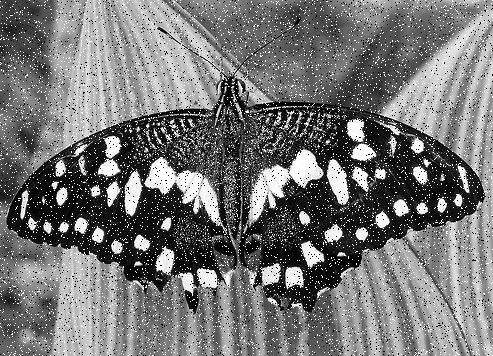
#> input picture weekly_exercises/data/butterfly_noisy.jpg, 493 x 356 px
$ jupyter execute week2.ipynb
#> lines starting #> are read from the running program, lines starting #| are printed output that depends on the picture
4. Image enhancement - filtering

[cell 1]
import cv2
import numpy as np
import os
from matplotlib import pyplot as plt

dataDir = './data'

[cell 2]
# 4 a)
# Read the noisy image
noisy_img = cv2.imread(os.path.join(dataDir, 'butterfly_noisy.jpg'))
#> noisy_img is the input picture: shape (356, 493, 3); min 0, max 255, mean 117.5

MAX_KERNEL_LENGTH = 9

# Apply a mean filter
for i in range(1, MAX_KERNEL_LENGTH, 2):
    mean_filtered_img = cv2.blur(noisy_img, (i, i))

    # Show the resulting image
    cv2.imshow("Mean filtered image " + str(i), mean_filtered_img)

cv2.waitKey(0)
cv2.destroyAllWindows()

[cell 3]
# 4 b)

MAX_KERNEL_LENGTH = 9

# For different kernel lengths
for i in range(1, MAX_KERNEL_LENGTH, 2):
    # Apply a gaussian filter
    gaussian_filtered_img = cv2.GaussianBlur(noisy_img, (5, 5), 0)

    # Show the resulting image
    cv2.imshow("Gaussian filtered image " + str(i), gaussian_filtered_img)

cv2.waitKey(0)
cv2.destroyAllWindows()

[cell 4]
# 4 c)

MAX_KERNEL_LENGTH = 9

# For different kernel lengths
for i in range(1, MAX_KERNEL_LENGTH, 2):
    # Apply a median filter
    median_filtered_img = cv2.medianBlur(noisy_img, i)

    # Show the resulting image
    cv2.imshow("Median filtered image " + str(i), median_filtered_img)

cv2.waitKey(0)
cv2.destroyAllWindows()

[cell 5]
# 4 d)
MAX_KERNEL_LENGTH = 9

# For different kernel lengths
for i in range(1, MAX_KERNEL_LENGTH, 2):
    # Apply a bilateral filter
    bilateral_filtered_img = cv2.bilateralFilter(noisy_img, i, i*2, i/2)

    # Show the resulting image
    cv2.imshow("Bilateral filtered image " + str(i), bilateral_filtered_img)

cv2.waitKey(0)
cv2.destroyAllWindows()

[cell 6]
# 4 e)
import os
from matplotlib import pyplot as plt
from scipy import ndimage

# Read image
img = cv2.imread(os.path.join(dataDir,'butterfly_noisy.jpg'))
# Convert to grayscale if needed
img = cv2.cvtColor(img, cv2.COLOR_BGR2GRAY)
# Smooth using OpenCVGaussianBlur()
gaussianBlurred = cv2.GaussianBlur(img, (3 ,3 ), 0 )
# Smooth using convolution operation coded below
kernel_3x3 = (1 /16)* np.array([[1 , 2 , 1 ],[2 , 4 , 2 ],[1 , 2 , 1 ]])
print(kernel_3x3)
myConvolutionResult = ndimage.convolve(img, kernel_3x3)
# Show res ults
cv2.imshow("Original" , img)
cv2.imshow("OpenCV Gaussian Blur" , gaussianBlurred)
cv2.imshow("My 3x3 convolution w/Gaussian mask" , myConvolutionResult)
cv2.waitKey(0)
cv2.destroyAllWindows()

5. Image enhancement - Histogram equalization

[cell 7]
# 5 a)
# Take a low contrast grayscale image and plot its histogram
img = cv2.imread(os.path.join(dataDir, 'images/lowContrast_01.jpg'))
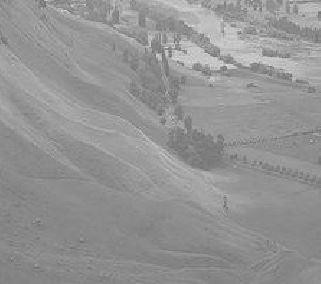
#> input picture weekly_exercises/data/images/lowContrast_01.jpg, 321 x 284 px
#> img is the input picture: shape (284, 321, 3); min 104, max 229, mean 147.7

# Convert to grayscale
gray_img = cv2.cvtColor(img, cv2.COLOR_BGR2GRAY)

# Plot the histogram
plt.hist(gray_img.ravel(), 256, [0, 256])
#> figure, not shown here; tallest bar 3756 high, from x = 138 to 139

[cell 8]
# 5 b)
# Enhance the image contranst using
#  b1) Histogram equalization
#  b2) CLAHE (Contrast Limited Adaptive Histogram Equalization)

# Histogram equalization
equalized_img = cv2.equalizeHist(gray_img)
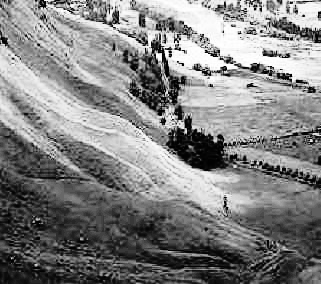
#> equalized_img: shape (284, 321); min 0, max 255, mean 130.5

# Plot the histogram
plt.hist(equalized_img.ravel(), 256, [0, 256])
#> figure, not shown here; tallest bar 3756 high, from x = 76 to 77

[cell 9]
# b2) CLAHE (Contrast Limited Adaptive Histogram Equalization)
clahe = cv2.createCLAHE(clipLimit=2.0, tileGridSize=(8, 8))
clahe_img = clahe.apply(gray_img)
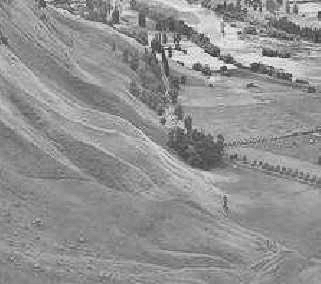
#> clahe_img: shape (284, 321); min 47, max 244, mean 145.5

# Plot the histogram
plt.hist(clahe_img.ravel(), 256, [0, 256])

[cell 10]
# 5 c) Repeat the previous operations on a color image

# Read colored image, convert to grayscale and plot the histogram
img = cv2.imread(os.path.join(dataDir, 'images/butterfly.jpg'))
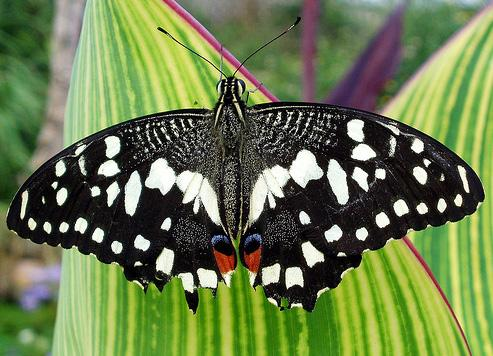
#> input picture weekly_exercises/data/images/butterfly.jpg, 493 x 356 px
#> img is the input picture: shape (356, 493, 3); mean B, G, R 77.2, 123.6, 107

# Convert to grayscale
gray_img = cv2.cvtColor(img, cv2.COLOR_BGR2GRAY)
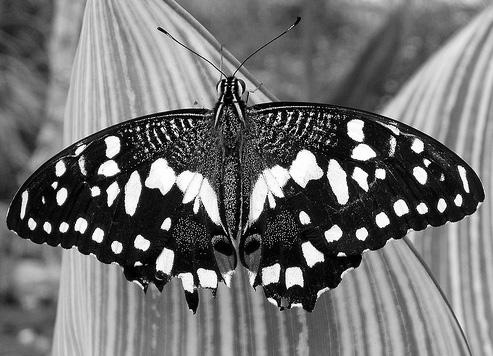
#> gray_img: shape (356, 493); min 0, max 255, mean 113.3

# Plot the histogram
plt.hist(gray_img.ravel(), 256, [0, 256])
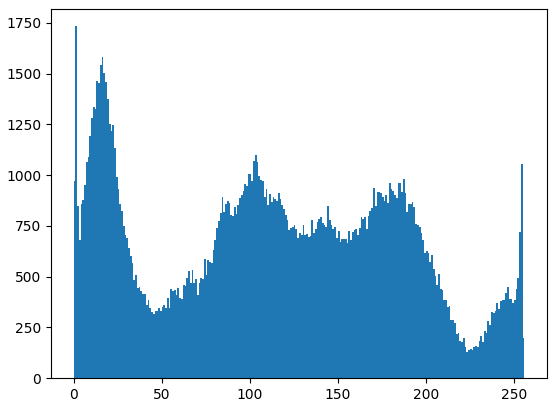
#> figure drawn by matplotlib, 1 panel; tallest bar 1734 high, from x = 1 to 2

[cell 11]
# Enhance the image contranst using
#  b1) Histogram equalization
#  b2) CLAHE (Contrast Limited Adaptive Histogram Equalization)

# Histogram equalization
equalized_img = cv2.equalizeHist(gray_img)
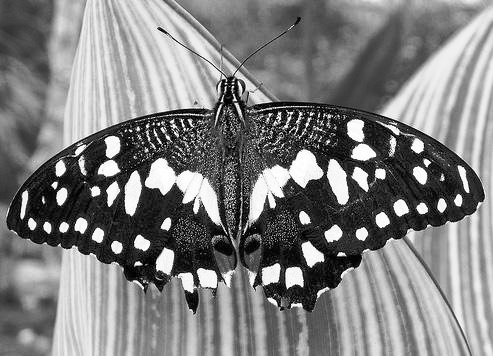
#> equalized_img: shape (356, 493); min 0, max 255, mean 127.4

# Plot the histogram
plt.hist(equalized_img.ravel(), 256, [0, 256])
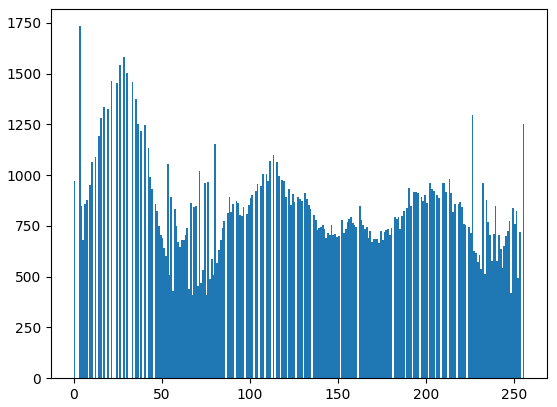
#> figure drawn by matplotlib, 1 panel; tallest bar 1734 high, from x = 3 to 4

[cell 12]
# b2) CLAHE (Contrast Limited Adaptive Histogram Equalization)
clahe = cv2.createCLAHE(clipLimit=2.0, tileGridSize=(8, 8))
clahe_img = clahe.apply(gray_img)
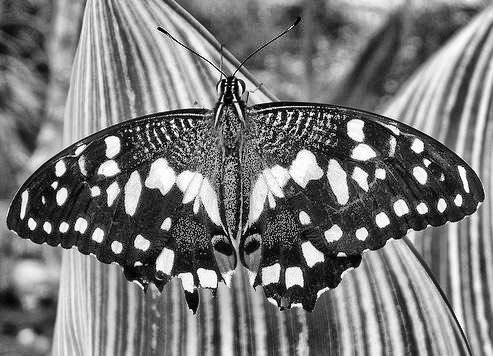
#> clahe_img: shape (356, 493); min 0, max 255, mean 121

# Plot the histogram
plt.hist(clahe_img.ravel(), 256, [0, 256])
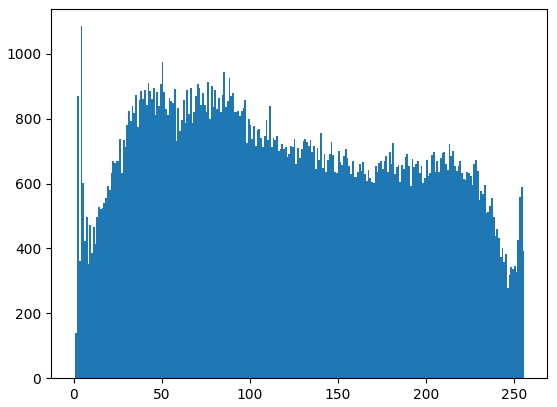
#> figure drawn by matplotlib, 1 panel; tallest bar 1085 high, from x = 4 to 5
